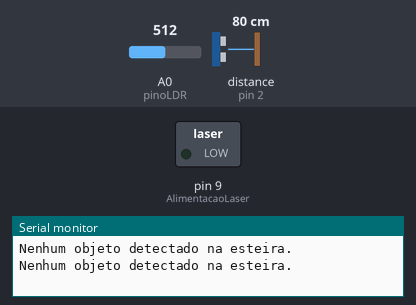
This sketch was run on a simulated Arduino Uno, built with avr-gcc and run on an emulated ATmega328P. On the bench: switched loads named in the sketch (green lamp = pin HIGH), the last lines printed to the serial monitor. Wiring (inferred from the names in the program): ultrasonic range finder: trigger pin 3; echo pin 2. The test bench sets the inputs (shaded band); at power-on: distance to the obstacle (sensor on pin 2) 80 cm, A0 (pinoLDR) = 512. The echo pulse lasts 58.3 µs per cm; pins used as bus, display or sensor lines are not drawn.

Above: at 1.8 s.
1.9 s: distance to the obstacle (sensor on pin 2) set to 8 cm
4.2 s: distance to the obstacle (sensor on pin 2) set to 5 cm
At 6.9 s:
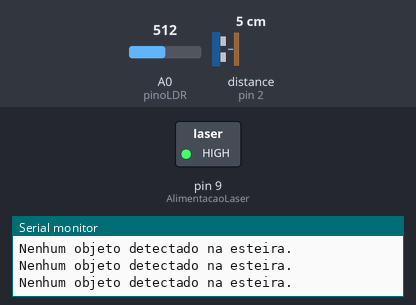
7.5 s: distance to the obstacle (sensor on pin 2) set to 9 cm
At 9.7 s:
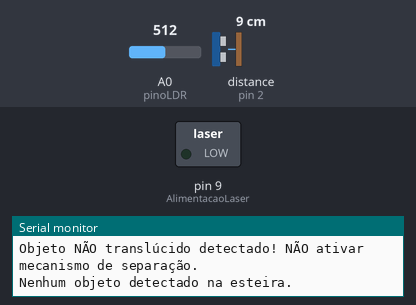
10.5 s: distance to the obstacle (sensor on pin 2) set to 2 cm
At 13.2 s:
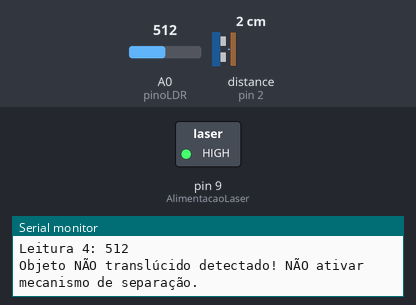
13.5 s: A0 (pinoLDR) set to 882
15.0 s: A0 (pinoLDR) set to 909
Timing chart, 0 to 18.0 s (numbered marks = the images above; inputs shaded):
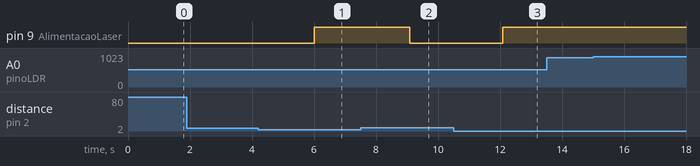

The sketch:

Laser_e_SensorUltra_25.10.2023_v4.ino
```cpp
// IdeiaLab, UERJ/FCEE/DEPROIN

/*

Observação
Lembrar que o circuito para alimentação do laser deve respeitar o mesmo formato do encontrado no site: http://www.bosontreinamentos.com.br/eletronica/arduino/controlando-velocidade-de-motor-dc-com-arduino-e-potenciometro-projeto/

De modo que o laser irá o lugar do motor no circuito.

*/

const int pinoLDR = A0;  // Pino onde o LDR está conectado

// Array para armazenar as leituras
int leituras[4];

// Limites para as leituras do LDR
int limiteInferior = 900;
int limiteSuperior = 1010;

#define AlimentacaoLaser 9  //pino INDIVIDUAL de alimentação do LDR, para que o mesmo não tenha sua tensão dividida com a do laser, o que faz variar a leitura quando o mesmo é ligado

//*******Inclusão sensor ultrassônico*******
const int TRIG = 3;
const int ECHO = 2;
const int distancia_obstaculo = 5;
//******************************************

void setup() {
  Serial.begin(9600);       // Inicia a comunicação serial
  pinMode(pinoLDR, INPUT);  // Configura o pino do LDR como entrada

  // configura o pino de alimentação do LDR como saída
  pinMode(AlimentacaoLaser, OUTPUT);

  //*******Inclusão sensor ultrassônico*******
  pinMode(TRIG, OUTPUT);
  pinMode(ECHO, INPUT);
  //******************************************
}

void loop() {

  //*******Inclusão sensor ultrassônico*******

  int distancia = sensor_morcego(TRIG, ECHO);
  if (distancia <= distancia_obstaculo) {

    delay(1000); //delay para que o objeto alcance o feixe do laser. Este podendo ser alterado de acordo com a disposição final do sensor ultrassônico.

    //###### ______ATIVAÇÃO DO SISTEMA DO LAZER______######

    //saída digital alta para a alimentação do laser
    digitalWrite(AlimentacaoLaser, HIGH);

    // Realiza quatro leituras do LDR com intervalos de 250ms
    for (int i = 0; i < 4; i++) {
      leituras[i] = analogRead(pinoLDR);
      delay(250);
    }

    // Verifica se alguma das leituras está dentro do intervalo predefinido
    bool IntervaloTransl = false;
    for (int i = 0; i < 4; i++) {
      if (leituras[i] >= limiteInferior && leituras[i] <= limiteSuperior) {
        IntervaloTransl = true;
        break;  // Saia do loop se encontrar uma leitura dentro do intervalo
      }
    }

    // Imprime as leituras
    for (int i = 0; i < 4; i++) {
      Serial.print("Leitura ");
      Serial.print(i + 1);
      Serial.print(": ");
      Serial.println(leituras[i]);
    }

    // Verifica e imprime o resultado da verificação
    if (IntervaloTransl) {
      Serial.println("Objeto translúcido detectado! Ativar mecanismo de separação.");
    } else {
      Serial.println("Objeto NÃO translúcido detectado! NÃO ativar mecanismo de separação.");
    }

    delay(1000);  // Aguarda 2 segundos para uma nova iteração
  }
  else {

    Serial.println("Nenhum objeto detectado na esteira.");
    digitalWrite(AlimentacaoLaser, LOW);
  }
  delay(1000);

  //******************************************
}

//*******Inclusão sensor ultrassônico*******
int sensor_morcego(int pinotrig, int pinoecho) {
  digitalWrite(pinotrig, LOW);
  delayMicroseconds(2);
  digitalWrite(pinotrig, HIGH);
  delayMicroseconds(10);
  digitalWrite(pinotrig, LOW);

  return pulseIn(pinoecho, HIGH) / 58;
}
//******************************************
```

Measured:
- the behaviour switches between 7 and 6 cm on distance to the obstacle (sensor on pin 2) (found by bisection; images 0 and 1)
- after the input at 4.2 s, pin 9 (AlimentacaoLaser): LOW → HIGH after 1.8 s
- after the input at 7.5 s, pin 9 (AlimentacaoLaser): HIGH → LOW after 1.6 s
- after the input at 10.5 s, pin 9 (AlimentacaoLaser): LOW → HIGH after 1.6 s
- after the input at 13.5 s, every drawn part: stays the same
